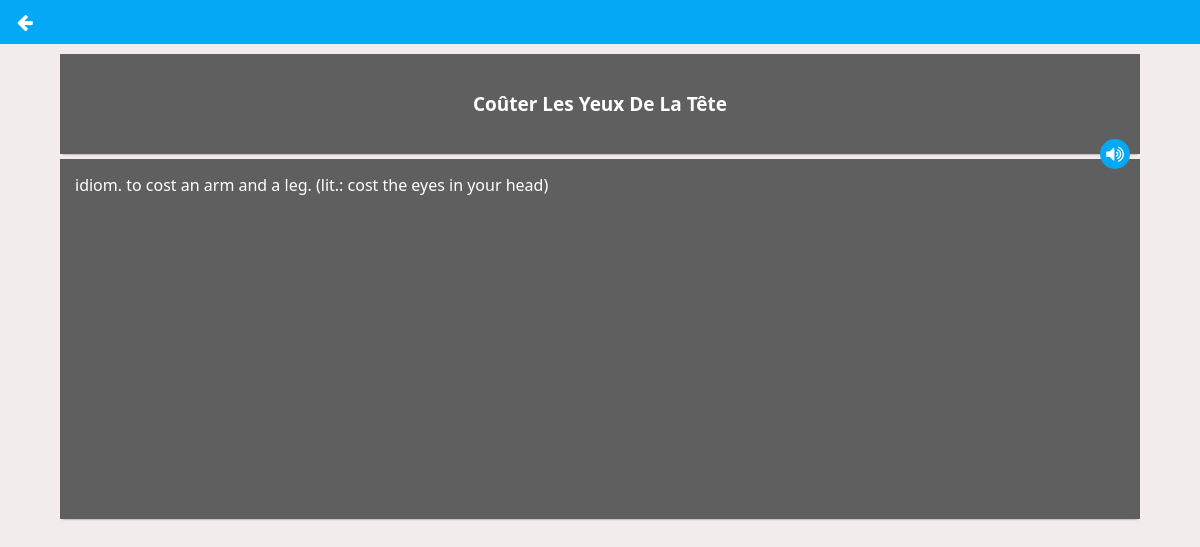
Screenshot of /page/page.sentences.php?id_sentences=IDM001 with the database file from the repository.
### tables this page shows
CREATE TABLE IF NOT EXISTS `fr_sentences` (
  `id_sentences` varchar(50) NOT NULL,
  `sentences` varchar(500) NOT NULL,
  `sentences_mean` longtext NOT NULL,
  `sentences_type` enum('idiom') NOT NULL,
  PRIMARY KEY (`id_sentences`)
);

### page/page.sentences.php (the view, shortened to what this page needs)
<?php
    $jsondata = file_get_contents("../config/listing.json");
    $json = json_decode($jsondata,true);
?>
<html>
  <head>
    <?php
      foreach ($json['css'] as $css) {
        echo '<link rel="stylesheet" type="text/css" href="../css/'.$css['name'].'" />';
      }
    ?>
  </head>
  <body id="sentences" class="disableScroll">
    <div id="menu-nav" class="ftz-pop-in-full type1" style="top: 0; max-height: 99999px; background: #F3ECEC;">
      <a href="javascript:history.go(-1);"; style="display: block; height: 44px; background: #03A9F5; margin-bottom: 10px; position: relative; z-index: 1;"><div class="menu-button circleBtn ftz-pop-out-full"><i class="fa fa-arrow-left"></i></div></a>
        <ul style="top: 50%; min-height: 100%; padding: 50px 0 12px; margin-top: -50px;">
          <?php
            $id_sentences = $_GET['id_sentences'];
            $data_sen = mysql_fetch_assoc( mysql_query("SELECT * FROM fr_sentences WHERE id_sentences='$id_sentences'"));
              echo "<div class='sentencesCont'>";
                echo '<div class="sentencesData"><span class="text">'.$data_sen['sentences'].'</span><div id="gspeech" class="speak"><i style="display: table-cell; vertical-align: middle;" class="fa fa-volume-up"></i></div></div>';
                echo '<div class="sentencesDataMean">'.$data_sen['sentences_type'].'. '.$data_sen['sentences_mean'].'</div>';
              echo "</div>";
          ?>
        </ul>
    </div>
  </body>
</html>

### css/style.css (style rules this page uses)
* { -webkit-tap-highlight-color: rgba(0, 0, 0, 0); }
a { text-decoration: none; outline: none; }
body { font-family: 'Noto Sans', sans-serif; left: 0; overflow: hidden; }
html, body { height: 100%; }
ul { list-style: none; }
* { margin: 0; padding: 0; box-sizing: border-box; -webkit-appearance: none; transition: .3s all; -moz-user-select: none; -khtml-user-select: none; -webkit-user-select: none; user-select: none; }
.circleBtn { color: #fff; border: 2px solid #fff; display: block; text-align: center; height: 30px; width: 30px; border-radius: 50%; font-size: 1.155rem; padding-top: 4px; z-index: 10; }
.ftz-pop-in-full { position: fixed; display: block; width: 100%; height: 100%; top: -1480px; left: 0; background: rgba(37,41,50,.97); overflow: hidden; max-height: 0; transition: .5s all; }
#menu-nav ul { position: relative; top: 50%; left: 50%; transform: translate(-50%, -50%); max-height: 81%; overflow-y: scroll; }
#menu-nav .menu-button, #menu-nav2 .menu-button { position: absolute; top: 10px; left: 10px; }
.sentencesCont { position: relative; float: right; width: 82%; height: 90%; overflow: auto; }
.sentencesData { padding: 15px; background: #5F5F5F; color: #fff; box-shadow: 0px 2px 3px -3px #000; display: block; margin-bottom: 5px; text-transform: capitalize; }
.sentencesDataMean { padding: 15px; background: #5F5F5F; color: #fff; box-shadow: 0px 2px 3px -3px #000; display: block; margin-bottom: 5px; max-height: 90%; min-height: 50%; }
#sentences .sentencesCont { position: relative; margin: auto; float: none; width: 90%; height: 90%; overflow: auto; }
#sentences .sentencesData { height: 100px; font-size: 19px; text-align: center; display: table;position: relative; width: 100%; }
#sentences .sentencesData span.text { display: table-cell; vertical-align: middle; font-weight: bold; }
#sentences .sentencesData .speak { position: absolute; right: 10px; bottom: -15px; width: 30px; height: 30px; background: #03A9F5; border-radius: 50%; color: #fff; display: table; }

### page/page.sentences.php (style rules this page uses)
.circleBtn { border: 0; }

### rows the page displays
fr_sentences: sentences "Coûter Les Yeux De La Tête", sentences_type "idiom", sentences_mean "to cost an arm and a leg. (lit.: cost the eyes in your head)"
